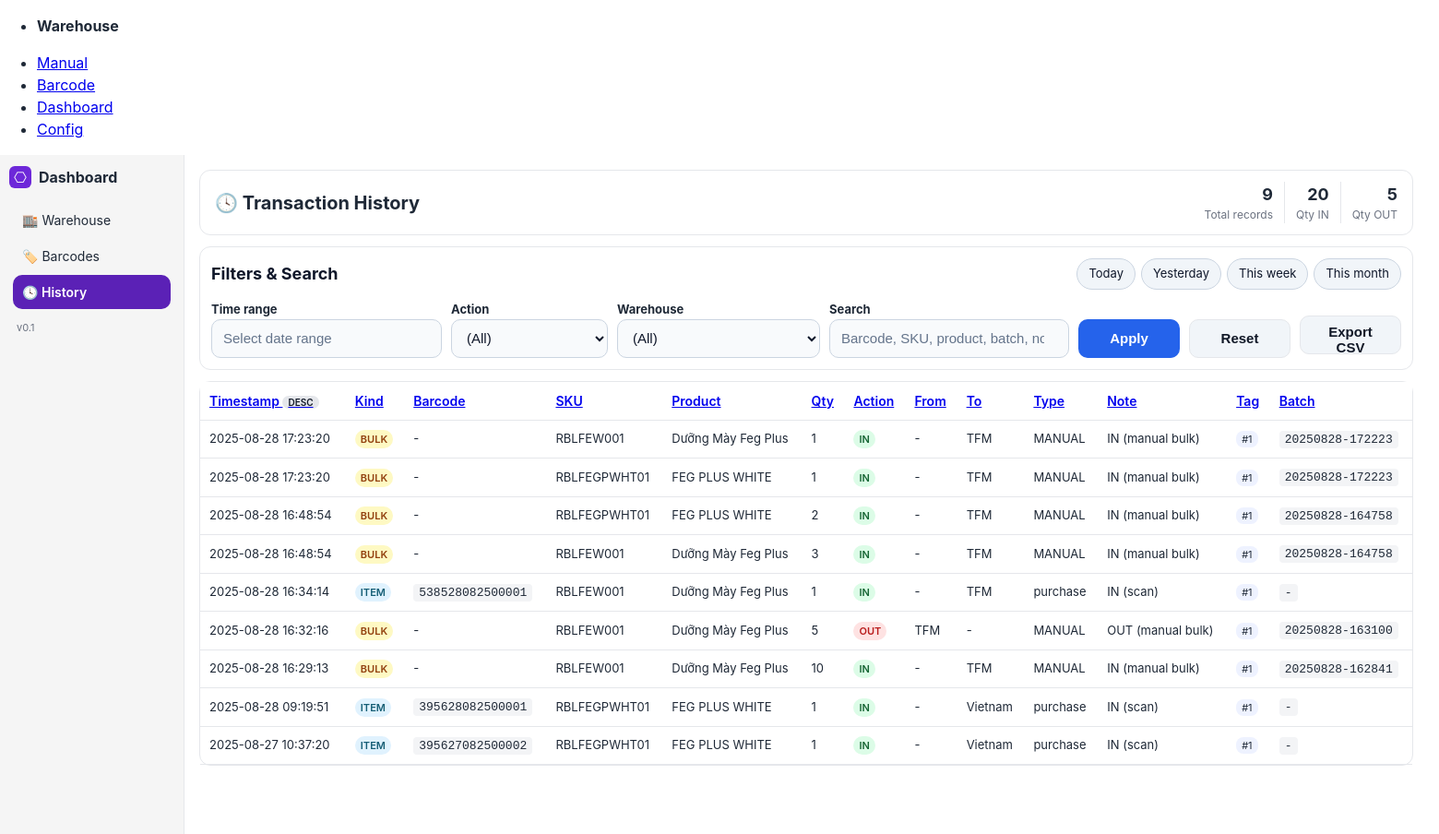
The app's page /dashboard/history/ with its own data.
### inventory/models.py (models this page shows, shortened)
class Move(models.Model):
    ACTIONS = (("IN", "IN"), ("OUT", "OUT"))
    item   = models.ForeignKey(Item, null=True, blank=True, on_delete=models.CASCADE, related_name="moves")
    product  = models.ForeignKey(Product, null=True, blank=True, on_delete=models.PROTECT)
    quantity = models.PositiveIntegerField(null=True, blank=True)
    action      = models.CharField(max_length=10, choices=ACTIONS)
    type_action = models.CharField(max_length=64, blank=True, default="")
    from_wh     = models.ForeignKey(Warehouse, null=True, blank=True, on_delete=models.PROTECT, related_name="moves_from")
    to_wh       = models.ForeignKey(Warehouse, null=True, blank=True, on_delete=models.PROTECT, related_name="moves_to")
    note        = models.CharField(max_length=255, blank=True, default="")
    created_at  = models.DateTimeField(auto_now_add=True, db_index=True)
    tag            = models.PositiveIntegerField(default=1, db_index=True)
    created_by     = models.ForeignKey('auth.User', null=True, blank=True, on_delete=models.SET_NULL)
    batch_id       = models.CharField(max_length=32, blank=True, db_index=True)
    duration_seconds = models.PositiveIntegerField(null=True, blank=True)
    class Meta:
        ordering = ["-created_at"]
        indexes = [
            models.Index(fields=["created_at", "action"]),
            models.Index(fields=["tag", "created_at"]),
            models.Index(fields=["batch_id"]),
        ]

class Product(models.Model):
    sku   = models.CharField(max_length=64, unique=True, db_index=True)
    name  = models.CharField(max_length=255)
    code4 = models.CharField(
        max_length=4,
        unique=True,
        validators=[RegexValidator(r'^\d{4}$', 'Mã sản phẩm phải gồm đúng 4 chữ số.')],
        editable=False,  # không cho sửa trên form/admin
    )
    class Meta:
        ordering = ["id"]

class Warehouse(models.Model):
    code = models.CharField(max_length=32, unique=True)
    name = models.CharField(max_length=128)

class Item(models.Model):
    product      = models.ForeignKey("inventory.Product", on_delete=models.PROTECT)
    import_date  = models.DateField(default=timezone.localdate)  # ngày nhập (ddmmyy)
    seq          = models.PositiveIntegerField(null=True, blank=True)  # sẽ auto-gen
    barcode_text = models.CharField(max_length=15, unique=True, db_index=True)  # 4+6+5
    warehouse    = models.ForeignKey("inventory.Warehouse", null=True, blank=True, on_delete=models.PROTECT)
    status       = models.CharField(max_length=32, default="none")
    created_at   = models.DateTimeField(auto_now_add=True, db_index=True)
    class Meta:
        unique_together = (("product", "import_date", "seq"),)
        indexes = [
            models.Index(fields=["product", "import_date"]),
        ]
        ordering = ["-created_at"]

### inventory/views.py (the view, shortened to what this page needs)
# urls.py: path("dashboard/history/", views.dashboard_history, name="dashboard_history"),
def dashboard_history(request):
    q = (request.GET.get("q") or "").strip()
    action = (request.GET.get("action") or "").strip().upper()
    wh_id = request.GET.get("wh") or ""
    start_s = request.GET.get("start") or ""
    end_s = request.GET.get("end") or ""
    sort = request.GET.get("sort") or "created_at"
    dir_ = (request.GET.get("dir") or "desc").lower()
    per = request.GET.get("per") or "200"
    try:
        per = max(1, min(int(per), 2000))
    except Exception:
        per = 200
    def parse_date(s):
        try:
            return datetime.strptime(s, "%Y-%m-%d").date()
        except Exception:
            return None
    start_d = parse_date(start_s)
    end_d = parse_date(end_s)
    today = timezone.now().date()
    yesterday = today - timedelta(days=1)
    week_start = today - timedelta(days=today.weekday())
    month_start = today.replace(day=1)
    qs = (
        Move.objects.select_related("item__product", "product", "from_wh", "to_wh")
        .prefetch_related("item__product")
    )
    if start_d:
        qs = qs.filter(created_at__date__gte=start_d)
    if end_d:
        qs = qs.filter(created_at__date__lte=end_d)
    if action in {"IN", "OUT"}:
        qs = qs.filter(action=action)
    if (request.GET.get("export") or "").lower() == "csv":
        return export_history_csv(qs)
    qs = qs.annotate(
        u_kind=Case(
            When(item__isnull=False, then=Value("ITEM")),
            default=Value("BULK"),
            output_field=CharField(),
        ),
        u_barcode=F("item__barcode_text"),
        u_sku=Coalesce(F("item__product__sku"), F("product__sku")),
        u_name=Coalesce(F("item__product__name"), F("product__name")),
        u_qty=Case(
            When(product__isnull=False, then=F("quantity")),  # BULK
            default=Value(1),                                 # ITEM
            output_field=IntegerField(),
        ),
    )
    sort_map = {
        "created_at": "created_at",
        "u_kind": "u_kind",
        "u_barcode": "u_barcode",
        "u_sku": "u_sku",
        "u_name": "u_name",
        "u_qty": "u_qty",
        "action": "action",
        "from_wh": "from_wh__code",
        "to_wh": "to_wh__code",
        "type_action": "type_action",
        "note": "note",
        "tag": "tag",
        "batch_id": "batch_id",
        "barcode": "u_barcode",
        "sku": "u_sku",
    }
    sort_field = sort_map.get(sort, "created_at")
    if dir_ != "asc":
        sort_field = "-" + sort_field
    qs = qs.order_by(sort_field)
    logs = list(qs[:per])
    total_rows = qs.count()
    def base_filtered():
        bq = Move.objects.select_related("product")
        if start_d:
            bq = bq.filter(created_at__date__gte=start_d)
        if end_d:
            bq = bq.filter(created_at__date__lte=end_d)
        if wh_id:
            bq = bq.filter(Q(from_wh_id=wh_id) | Q(to_wh_id=wh_id))
        return bq
    base_qs = base_filtered().annotate(
        u_qty=Case(
            When(product__isnull=False, then=F("quantity")),
            default=Value(1),
            output_field=IntegerField(),
        )
    )
    total_in_qty = base_qs.filter(action="IN").aggregate(s=Sum("u_qty"))["s"] or 0
    total_out_qty = base_qs.filter(action="OUT").aggregate(s=Sum("u_qty"))["s"] or 0
    analytics = calculate_advanced_analytics(base_qs, start_d, end_d)
    warehouses = Warehouse.objects.all().order_by("code")
    context = {
        "active_tab": "history",
        "logs": logs,
        "total_rows": total_rows,
        "total_in_qty": total_in_qty,
        "total_out_qty": total_out_qty,
        "q": q,
        "action": action,
        "wh_id": str(wh_id),
        "start": start_s,
        "end": end_s,
        "sort": request.GET.get("sort") or "created_at",
        "dir": dir_,
        "per": per,
        "warehouses": warehouses,
        "per_options": [100, 200, 500, 1000, 2000],
        "today": today.strftime("%Y-%m-%d"),
        "yesterday": yesterday.strftime("%Y-%m-%d"),
        "week_start": week_start.strftime("%Y-%m-%d"),
        "month_start": month_start.strftime("%Y-%m-%d"),
        **analytics,
    }
    return render(request, "inventory/dashboard_history.html", context)

### inventory/templates/inventory/dashboard_history.html (shortened to what this page needs)
{% extends "inventory/base.html" %}
{% block extra_head %}
<link rel="stylesheet" href="https://cdn.jsdelivr.net/npm/litepicker/dist/css/litepicker.css">
{% endblock %}
{% block content %}
<div class="dash-wrap">
  {% include "inventory/_dash_sidebar.html" %}
  <main class="dash-main">
    <div class="dash-page">
      <div class="dash-hero">
        <h2>🕓 Transaction History</h2>
        <div class="hero-stats">
          <div class="hero-stat">
            <div class="hero-stat-value">{{ total_rows }}</div>
            <div class="hero-stat-label">Total records</div>
          </div>
          <div class="hero-stat">
            <div class="hero-stat-value">{{ total_in_qty }}</div>
            <div class="hero-stat-label">Qty IN</div>
          </div>
          <div class="hero-stat">
            <div class="hero-stat-value">{{ total_out_qty }}</div>
            <div class="hero-stat-label">Qty OUT</div>
          </div>
        </div>
      </div>
      <div class="dash-panel">
        <div class="filters-header">
          <h3 class="filters-title">Filters & Search</h3>
          <div class="quick-filters">
            <a href="?start={{ today }}&end={{ today }}" class="quick-filter {% if start == today and end == today %}active{% endif %}">Today</a>
            <a href="?start={{ yesterday }}&end={{ yesterday }}" class="quick-filter">Yesterday</a>
            <a href="?start={{ week_start }}&end={{ today }}" class="quick-filter">This week</a>
            <a href="?start={{ month_start }}&end={{ today }}" class="quick-filter">This month</a>
          </div>
        </div>
        <form id="filterForm" method="get">
          <div class="filters">
            <div>
              <label>Time range</label>
              <div class="range-wrap">
                <input id="rangeDisplay" class="range-input" type="text" placeholder="Select date range" readonly>
              </div>
            </div>
            <div>
              <label>Action</label>
              <select name="action">
                <option value="">(All)</option>
              </select>
            </div>
            <div>
              <label>Warehouse</label>
              <select name="wh">
                <option value="">(All)</option>
              </select>
            </div>
            <div>
              <label>Search</label>
              <input type="search" name="q" value="{{ q }}" placeholder="Barcode, SKU, product, batch, note…">
            </div>
            <div><button type="submit" class="btn-s">Apply</button></div>
            <div><button type="button" class="btn-s btn-secondary" onclick="resetFilters()">Reset</button></div>
            <div><button type="button" class="btn-s btn-secondary" onclick="downloadCSV()">Export CSV</button></div>
          </div>
        </form>
      </div>
      <article class="table-card">
        <div class="table-wrap">
          <table role="grid">
            <thead>
              <tr>
                <th class="sortable"><a href="#" onclick="return sortBy('created_at')">Timestamp {% if sort == 'created_at' %}<span class="dir-badge">{{ dir|upper }}</span>{% endif %}</a></th>
                <th class="sortable"><a href="#" onclick="return sortBy('u_kind')">Kind {% if sort == 'u_kind' %}<span class="dir-badge">{{ dir|upper }}</span>{% endif %}</a></th>
                <th class="sortable"><a href="#" onclick="return sortBy('u_barcode')">Barcode {% if sort == 'u_barcode' %}<span class="dir-badge">{{ dir|upper }}</span>{% endif %}</a></th>
                <th class="sortable"><a href="#" onclick="return sortBy('u_sku')">SKU {% if sort == 'u_sku' %}<span class="dir-badge">{{ dir|upper }}</span>{% endif %}</a></th>
                <th class="sortable"><a href="#" onclick="return sortBy('u_name')">Product {% if sort == 'u_name' %}<span class="dir-badge">{{ dir|upper }}</span>{% endif %}</a></th>
                <th class="sortable"><a href="#" onclick="return sortBy('u_qty')">Qty {% if sort == 'u_qty' %}<span class="dir-badge">{{ dir|upper }}</span>{% endif %}</a></th>
                <th class="sortable"><a href="#" onclick="return sortBy('action')">Action {% if sort == 'action' %}<span class="dir-badge">{{ dir|upper }}</span>{% endif %}</a></th>
                <th class="sortable"><a href="#" onclick="return sortBy('from_wh')">From {% if sort == 'from_wh' %}<span class="dir-badge">{{ dir|upper }}</span>{% endif %}</a></th>
                <th class="sortable"><a href="#" onclick="return sortBy('to_wh')">To {% if sort == 'to_wh' %}<span class="dir-badge">{{ dir|upper }}</span>{% endif %}</a></th>
                <th class="sortable"><a href="#" onclick="return sortBy('type_action')">Type {% if sort == 'type_action' %}<span class="dir-badge">{{ dir|upper }}</span>{% endif %}</a></th>
                <th class="sortable"><a href="#" onclick="return sortBy('note')">Note {% if sort == 'note' %}<span class="dir-badge">{{ dir|upper }}</span>{% endif %}</a></th>
                <th class="sortable"><a href="#" onclick="return sortBy('tag')">Tag {% if sort == 'tag' %}<span class="dir-badge">{{ dir|upper }}</span>{% endif %}</a></th>
                <th class="sortable"><a href="#" onclick="return sortBy('batch_id')">Batch {% if sort == 'batch_id' %}<span class="dir-badge">{{ dir|upper }}</span>{% endif %}</a></th>
              </tr>
            </thead>
            <tbody>
              {% for m in logs %}
              <tr>
                <td>{{ m.created_at|date:"Y-m-d H:i:s" }}</td>
                <td>
                  {% if m.item %}<span class="status-badge" style="background:#e0f2fe;color:#155e75">ITEM</span>
                  {% else %}<span class="status-badge" style="background:#fef9c3;color:#92400e">BULK</span>{% endif %}
                </td>
                <td>
                  {% if m.item %}
                    <code style="background:#f3f4f6; padding:2px 6px; border-radius:4px">{{ m.item.barcode_text }}</code>
                  {% else %}-{% endif %}
                </td>
                <td>
                  {% if m.item %}{{ m.item.product.sku }}
                  {% elif m.product %}{{ m.product.sku }}
                  {% else %}-{% endif %}
                </td>
                <td style="max-width:260px; white-space:nowrap; overflow:hidden; text-overflow:ellipsis"
                    title="{% if m.item %}{{ m.item.product.name }}{% elif m.product %}{{ m.product.name }}{% endif %}">
                  {% if m.item %}{{ m.item.product.name }}
                  {% elif m.product %}{{ m.product.name }}
                  {% else %}-{% endif %}
                </td>
                <td>
                  {% if m.product %}{{ m.quantity }}
                  {% elif m.item %}1
                  {% else %}-{% endif %}
                </td>
                <td><span class="status-badge action-{{ m.action|lower }}">{{ m.action }}</span></td>
                <td>{% if m.from_wh %}{{ m.from_wh.code }}{% else %}-{% endif %}</td>
                <td>{% if m.to_wh %}{{ m.to_wh.code }}{% else %}-{% endif %}</td>
                <td>{{ m.type_action|default:"-" }}</td>
                <td style="max-width:240px; white-space:nowrap; overflow:hidden; text-overflow:ellipsis" title="{{ m.note }}">{{ m.note|default:"-" }}</td>
                <td><span style="background:#eef2ff; padding:2px 6px; border-radius:8px; font-size:11px">#{{ m.tag }}</span></td>
                <td><code style="background:#f3f4f6; padding:2px 6px; border-radius:4px">{{ m.batch_id|default:"-" }}</code></td>
              </tr>
              {% empty %}
              <tr><td colspan="13" style="text-align:center; padding:28px; color:var(--muted)">No transactions</td></tr>
              {% endfor %}
            </tbody>
          </table>
        </div>
      </article>
    </div>
  </main>
</div>
{% endblock %}

### inventory/templates/inventory/base.html (style rules this page uses)
:root { --background: #FFFFFF; --card-bg: #F5F5F5; --border: #E5E7EB; --text: #1F2937; --muted: #6B7280; --primary: #3B82F6; --success: #10B981; --error: #EF4444; --font-family: 'Inter', system-ui, -apple-system, sans-serif; }
body { font-family: var(--font-family); background: var(--background); color: var(--text); margin: 0; padding: 0; line-height: 1.5; }
button, a[role="button"] { padding: 10px 16px; border-radius: 8px; border: none; background: var(--primary); color: #FFFFFF; font-weight: 600; cursor: pointer; transition: background .2s ease, transform .2s ease; }
input, select, textarea { padding: 10px; border: 1px solid var(--border); border-radius: 8px; background: #FFFFFF; color: var(--text); font-size: 14px; width: 100%; box-sizing: border-box; }
h2 { font-size: 28px; font-weight: 700; margin: 0 0 16px; color: var(--text); }
h3 { font-size: 18px; font-weight: 600; margin: 0 0 12px; }
.dash-wrap { display:grid;grid-template-columns:200px 1fr;min-height:calc(100vh - 64px) }
.dash-main { padding:20px }
.table-card { background:var(--card-bg);border:1px solid var(--border);border-radius:16px }
.table-wrap { overflow:auto;max-height:70vh }
table { width:100%;min-width:1000px;border-collapse:collapse }
th,td { padding:12px;border-bottom:1px solid var(--border);text-align:left }
thead th { position:sticky;top:0;background:var(--card-bg);z-index:1 }

### records on screen
Move: created_at "2025-08-28 17:23:20", shows "BULK", product.sku "RBLFEW001", product.name "Dưỡng Mày Feg Plus", quantity "1", action "IN", to_wh.code "TFM", type_action "MANUAL", note "IN (manual bulk)", tag "1", batch_id "20250828-172223"
Move: created_at "2025-08-28 17:23:20", shows "BULK", product.sku "RBLFEGPWHT01", product.name "FEG PLUS WHITE", quantity "1", action "IN", to_wh.code "TFM", type_action "MANUAL", note "IN (manual bulk)", tag "1", batch_id "20250828-172223"
Move: created_at "2025-08-28 16:48:54", shows "BULK", product.sku "RBLFEGPWHT01", product.name "FEG PLUS WHITE", quantity "2", action "IN", to_wh.code "TFM", type_action "MANUAL", note "IN (manual bulk)", tag "1", batch_id "20250828-164758"
Move: created_at "2025-08-28 16:48:54", shows "BULK", product.sku "RBLFEW001", product.name "Dưỡng Mày Feg Plus", quantity "3", action "IN", to_wh.code "TFM", type_action "MANUAL", note "IN (manual bulk)", tag "1", batch_id "20250828-164758"
Move: created_at "2025-08-28 16:34:14", shows "ITEM", item.barcode_text "538528082500001", item.product.sku "RBLFEW001", item.product.name "Dưỡng Mày Feg Plus", action "IN", to_wh.code "TFM", type_action "purchase", note "IN (scan)", tag "1", batch_id "-"
Move: created_at "2025-08-28 16:32:16", shows "BULK", product.sku "RBLFEW001", product.name "Dưỡng Mày Feg Plus", quantity "5", action "OUT", from_wh.code "TFM", type_action "MANUAL", note "OUT (manual bulk)", tag "1", batch_id "20250828-163100"
Move: created_at "2025-08-28 16:29:13", shows "BULK", product.sku "RBLFEW001", product.name "Dưỡng Mày Feg Plus", quantity "10", action "IN", to_wh.code "TFM", type_action "MANUAL", note "IN (manual bulk)", tag "1", batch_id "20250828-162841"
Move: created_at "2025-08-28 09:19:51", shows "ITEM", item.barcode_text "395628082500001", item.product.sku "RBLFEGPWHT01", item.product.name "FEG PLUS WHITE", action "IN", to_wh.code "Vietnam", type_action "purchase", note "IN (scan)", tag "1", batch_id "-"
Move: created_at "2025-08-27 10:37:20", shows "ITEM", item.barcode_text "395627082500002", item.product.sku "RBLFEGPWHT01", item.product.name "FEG PLUS WHITE", action "IN", to_wh.code "Vietnam", type_action "purchase", note "IN (scan)", tag "1", batch_id "-"

### other values on screen
{{ total_rows }} "9"
{{ total_in_qty }} "20"
{{ total_out_qty }} "5"
{{ dir|upper }} "DESC"
